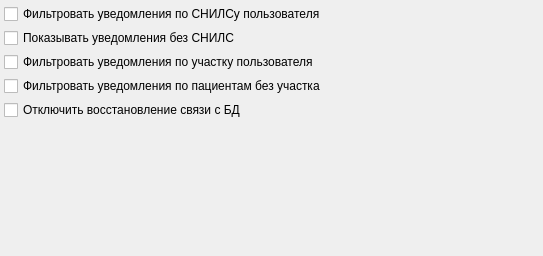
<?xml version="1.0" encoding="UTF-8"?>
<ui version="4.0">
 <class>InformerPage</class>
 <widget class="QWidget" name="InformerPage">
  <property name="geometry">
   <rect>
    <x>0</x>
    <y>0</y>
    <width>543</width>
    <height>256</height>
   </rect>
  </property>
  <property name="windowTitle">
   <string>Информатор</string>
  </property>
  <layout class="QGridLayout" name="gridLayout">
   <property name="margin">
    <number>4</number>
   </property>
   <property name="spacing">
    <number>4</number>
   </property>
   <item row="12" column="0">
    <widget class="QCheckBox" name="chkInformerShowPersonSNILS">
     <property name="text">
      <string>Фильтровать уведомления по СНИЛСу пользователя</string>
     </property>
    </widget>
   </item>
   <item row="14" column="0">
    <widget class="QCheckBox" name="chkInformerShowByUserArea">
     <property name="text">
      <string>Фильтровать уведомления по участку пользователя</string>
     </property>
    </widget>
   </item>
   <item row="17" column="0">
    <spacer name="verticalSpacer_2">
     <property name="orientation">
      <enum>Qt::Vertical</enum>
     </property>
     <property name="sizeHint" stdset="0">
      <size>
       <width>20</width>
       <height>40</height>
      </size>
     </property>
    </spacer>
   </item>
   <item row="13" column="0">
    <widget class="QCheckBox" name="chkInformerShowNoSNILS">
     <property name="text">
      <string>Показывать уведомления без СНИЛС</string>
     </property>
    </widget>
   </item>
   <item row="15" column="0">
    <widget class="QCheckBox" name="chkInformerShowByUserNotArea">
     <property name="text">
      <string>Фильтровать уведомления по пациентам без участка</string>
     </property>
    </widget>
   </item>
   <item row="16" column="0">
    <widget class="QCheckBox" name="chkDisableCheckDB">
     <property name="text">
      <string>Отключить восстановление связи с БД</string>
     </property>
    </widget>
   </item>
  </layout>
 </widget>
 <tabstops>
  <tabstop>chkInformerShowPersonSNILS</tabstop>
  <tabstop>chkInformerShowNoSNILS</tabstop>
 </tabstops>
 <resources/>
 <connections/>
</ui>
